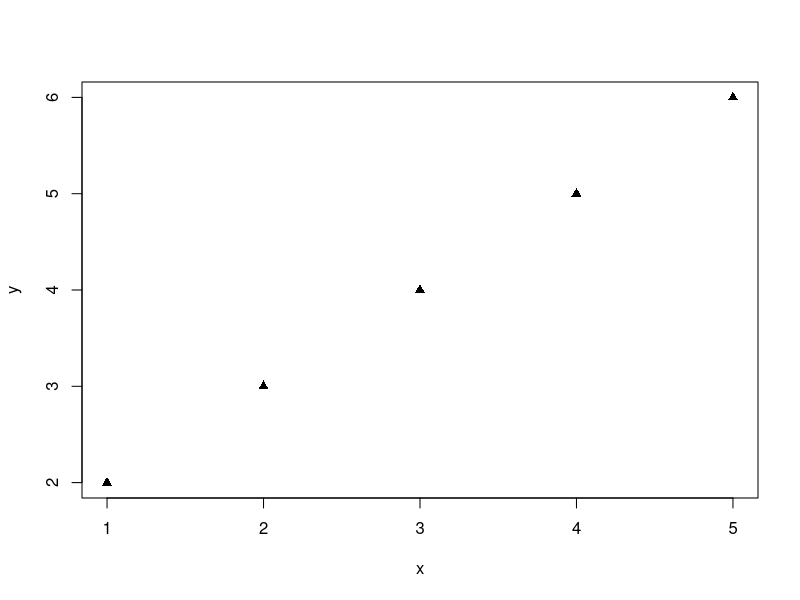
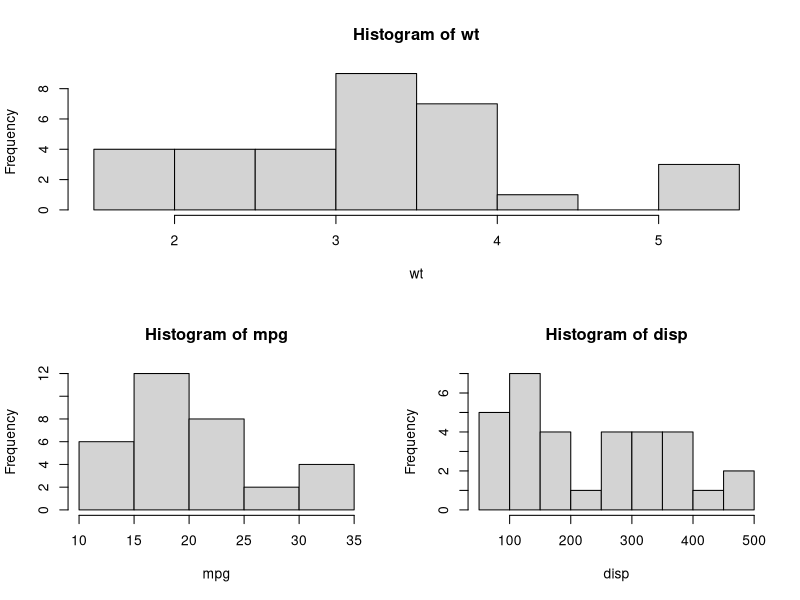

Reproduce these figures in R, in order.
# par() function
# copy the default settings
opar <- par(no.readonly = T) 
par(lty = 2, pch = 17)
x <- 1:5
y <- 2:6
plot(x, y)

par(opar)

# pch: plot symbols
# cex: the size of the point
# lty: line type
# lwd: line width

# colors
# col.axis
# col.lab
# col.main
# col.sub
# fg: foreground
# bg: background
# a function to search for all the colors
colors()

# layout function
attach(mtcars)
layout(matrix(c(1,1,2,3), 2, 2, byrow = T))
hist(wt)
hist(mpg)
hist(disp)
